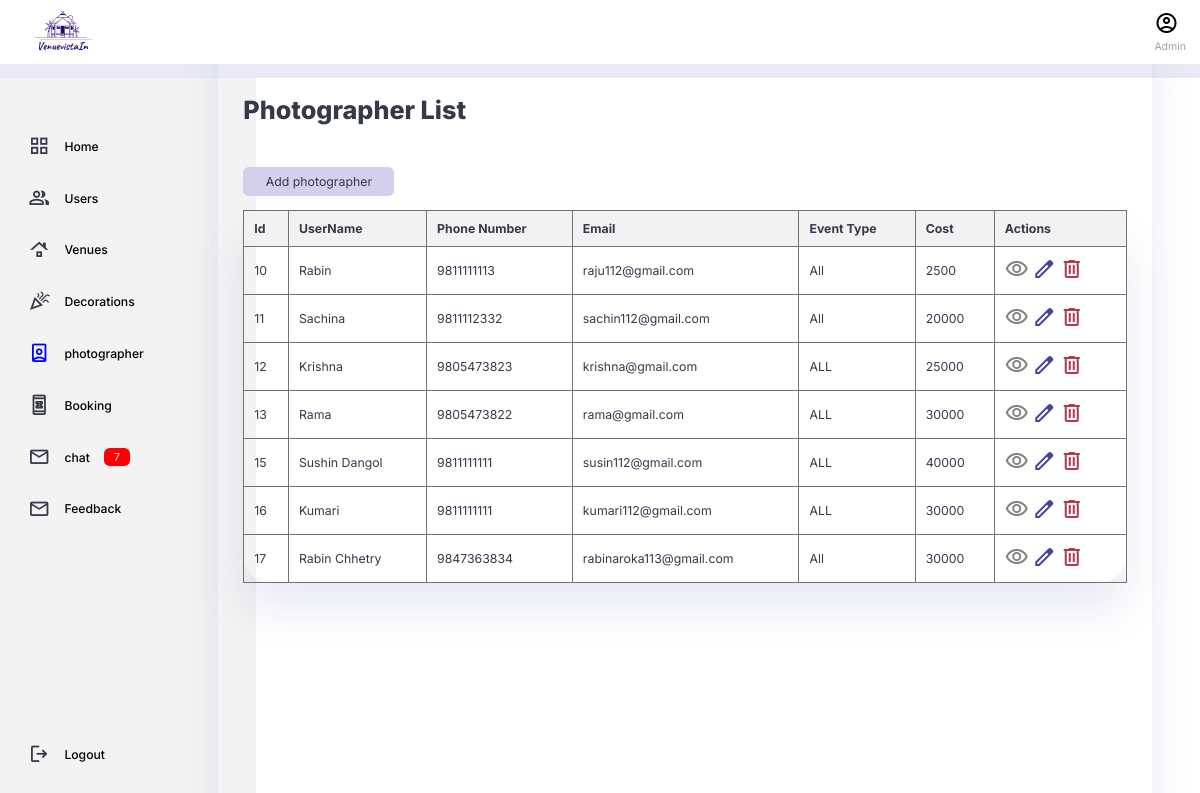
Page /photographer_list on the committed database.
### photographer/models.py (models this page shows)
class photographer(models.Model): #making class
    Username = models.CharField(max_length=100) #making field
    Phone_Number = models.IntegerField(null=True,default=None)
    Email = models.CharField(max_length=100) #making field
    Description = models.CharField(max_length=200,null=True) #making field
    Event_type = models.CharField(max_length=200) #making field
    Cost= models.IntegerField(default=0, null=True, blank=True)
    Photographer_image = models.ManyToManyField('ImageFile')

### photographer/views.py (the view)
# urls.py: path('photographer_list', views.photographer_list, name= "photographer_list"),  #Path for the register page
def photographer_list(request):
    photographers = photographer.objects.all()  #fetch photographerss from the database
    return render(request, 'photographer/Photographerlist.html', {'photographers': photographers})

### templates/photographer/photographerlist.html (shortened to what this page needs)
{% load static %}
 <!DOCTYPE html>
 <html lang="en">
 <head>
     <link rel="stylesheet" href="{% static 'css/photographerlist.css' %}">
     <link rel="stylesheet" href="https://cdnjs.cloudflare.com/ajax/libs/font-awesome/4.7.0/css/font-awesome.min.css">
 </head>
</head>
<body>
    <div class="navbar">
        <div class="logo">
            <img src="{% static 'images/logoa.png' %}">
        </div>
        <div class="profile">
            <button id="btn">
                <span class="material-symbols-outlined">account_circle</span>
            </button>
            <div class="info">
                <small class="text-muted">Admin </small>
            </div>
        </div>
  </div>
  <div class="container">
    <aside>
        <div class="top">
            <div class="sidebar">
                <a href="/adminpanel">
                    <span class="material-symbols-outlined">grid_view</span>
                    <h3> Home </h3>
                </a>
                <a href="/user_list" onclick="loadUenueList()">
                    <span class="material-symbols-outlined">group</span>
                    <h3> Users </h3>
                </a>
                <a href="/venue_list" >
                    <span class="material-symbols-outlined">roofing</span>
                    <h3> Venues </h3>
                </a>
                <a href="/decoration_list">
                    <span class="material-symbols-outlined">celebration</span>
                    <h3> Decorations </h3>
                </a>
                <a href="/photographer_list"class="sidebar-link" style="color:blue;" onclick="loadVenueList()">
                    <span class="material-symbols-outlined"> person_book</span>
                    <h3> photographer </h3>
                </a>
                <a href="/booking_list">
                    <span class="material-symbols-outlined">book_online</span>
                    <h3> Booking </h3>
                </a>
                <a href="/chat">
                    <span class="material-symbols-outlined">mail_outline</span>
                    <h3> chat </h3>
                    <span class="message-count">7</span>
                </a>
                <a href="/feedback">
                    <span class="material-symbols-outlined">mail_outline</span>
                    <h3> Feedback </h3>
                </a>
                <a href="LogOut">
                    <span class="material-symbols-outlined">logout</span>
                    <h3> Logout </h3>
                </a>
            </div>
        </div>
    </aside>
    <main>
      <h1>Photographer List</h1>
     <div class="addphotographer">
      <a href="{% url 'addphotographer' %}" class="btn btn-primary">Add photographer</a>
     </div>
    <div class="tab">
      <table>
        <thead>
            <tr>
                <th>Id</th>
                <th>UserName</th>
                <th>Phone Number</th>
                <th>Email</th>
                <th>Event Type</th>
                <th>Cost</th>
                <th>Actions</th>
            </tr>
        </thead>
        <tbody>
            {% for photographer in photographers %}
                <tr>
                    <td>{{ photographer.id }}</td>
                    <td>{{ photographer.Username }}</td>
                    <td>{{ photographer.Phone_Number }}</td>
                    <td>{{ photographer.Email }}</td>
                    <td>{{ photographer.Event_type }}</td>
                    <td>{{ photographer.Cost }}</td>
                    <td>
                        <a href="{% url 'view_photographer' photographer.id %}" class="btn btn-info"><span class="material-symbols-outlined" style="color:gray">visibility</span> </a>
                        <a href="{% url 'update_photographer' photographer.id %}" enctype="multipart/form-data" class="material-symbols-outlined" style="color:#4141a2">edit</span></a>
                        <a href="{% url 'delete_photographer' photographer.id %}" onclick="return confirmDelete('{{ photographer.Username }}');" class="btn btn-danger" style="color:#ab3a4f"><span class="material-symbols-outlined">delete</span></a>
                    </td>
                </tr>
            {% endfor %}
        </tbody>
      </table>
    </div>
    </main>
   </div>
</body>
</html>

### static/css/photographerlist.css (style rules this page uses)
:root { --color-dark:#363949; --color-light: rgba(132, 139, 200, 0.18); --color-info-dark:rgb(161, 159, 159); --color-info-light:rgb(255, 255, 255); --card-border-radius: 2rem; --border-radius-1: 0.4rem; --border-radius-2: 0.8rem; --border-radius-3: 1.2rem; --card-padding: 1.8rem; --padding-1: 1.2rem; --box-shadow: 0 2rem 3rem var(--color-light); }
* { margin:0; padding:0; outline:0; appearance: none; border: 0; text-decoration: none; list-style: none; box-sizing: none; box-sizing: border-box; }
html { font-size: 14px; }
body { width:100vw; height: 100vh; font-family: inter, sans-serif; font-size: 0.88rem; background:white; user-select: none; overflow-x: hidden; color: var(--color-dark); }
.container { position: relative; display: grid; width: 96%; margin: 0; background:white; gap: 1.8em; grid-template-columns: 14rem auto; }
a { color: var(--color-dark); }
img { display: block; width: 100%; }
h1 { font-weight: 800; font-size: 1.8rem; }
h3 { font-size: 0.87rem; color: #000; }
small { font-size: 0.75rem; }
.text-muted { color:var(--color-info-dark); }
aside .sidebar { display: flex; flex-direction: column; height: 86vh; position: relative; top: 3rem; }
aside h3 { font-weight: 500; color: #000; }
aside .sidebar a { display: flex; color:var(--color-dark); margin-left: 2rem; gap: 1rem; align-items: center; position: relative; height: 3.7rem; transition: all 300ms ease; }
aside .sidebar a span { font-size: 1.6rem; transition: all 300ms ease; }
aside .sidebar a:last-child { position: absolute; bottom: 2rem; width: 100%; }
aside .sidebar .message-count { background: red; color: white; padding: 2px 10px; font-size: 11px; border-radius: var(--border-radius-1); }
main { margin-top: 1.4rem; }
main ,table { padding: var(--card-padding); border-radius: var(--card-border-radius); margin-top: 1rem; box-shadow: var(--box-shadow); transition: all 300ms ease; }

### templates/photographer/photographerlist.html (style rules this page uses)
table { border-collapse: collapse; width: 100%; }
th, td { border: 1px solid #727272; text-align:left; padding: 10px; }
th { background-color: #f2f2f2; }
main .addphotographer { display: inline-block; background: rgb(227, 232, 236); background-color: #d6cfec; color: blue; border-radius: var(--border-radius-1); margin-top: 3rem; padding: 0.5rem 1.6rem; left: 0; }
.navbar { display: flex; justify-content: end; height:4.6rem; gap: 2rem; position: fixed; display: flex; justify-content: space-between; align-items: center; background: white; box-shadow: 0 1rem var(--color-light); top: 0; left: 0; width: 100%; z-index: 2; }
.navbar .logo { margin-left: 1rem; }
.navbar .logo img { width: 100px; height: auto; }
.navbar .profile { margin-right: 1rem; }
.navbar .profile button { background: none; border: none; cursor: pointer; }
aside { height: 100vh; width: 32vh; margin-top: 40%; background: rgb(243, 243, 243); }
h1 { font-weight: 800; font-size: 1.8rem; margin-top: 4rem; }

### rows in the picture
photographer: id "10", Username "Rabin", Phone_Number "9811111113", Email "raju112@gmail.com", Event_type "All", Cost "2500"
photographer: id "11", Username "Sachina", Phone_Number "9811112332", Email "sachin112@gmail.com", Event_type "All", Cost "20000"
photographer: id "12", Username "Krishna", Phone_Number "9805473823", Email "krishna@gmail.com", Event_type "ALL", Cost "25000"
photographer: id "13", Username "Rama", Phone_Number "9805473822", Email "rama@gmail.com", Event_type "ALL", Cost "30000"
photographer: id "15", Username "Sushin Dangol", Phone_Number "9811111111", Email "susin112@gmail.com", Event_type "ALL", Cost "40000"
photographer: id "16", Username "Kumari", Phone_Number "9811111111", Email "kumari112@gmail.com", Event_type "ALL", Cost "30000"
photographer: id "17", Username "Rabin Chhetry", Phone_Number "9847363834", Email "rabinaroka113@gmail.com", Event_type "All", Cost "30000"
